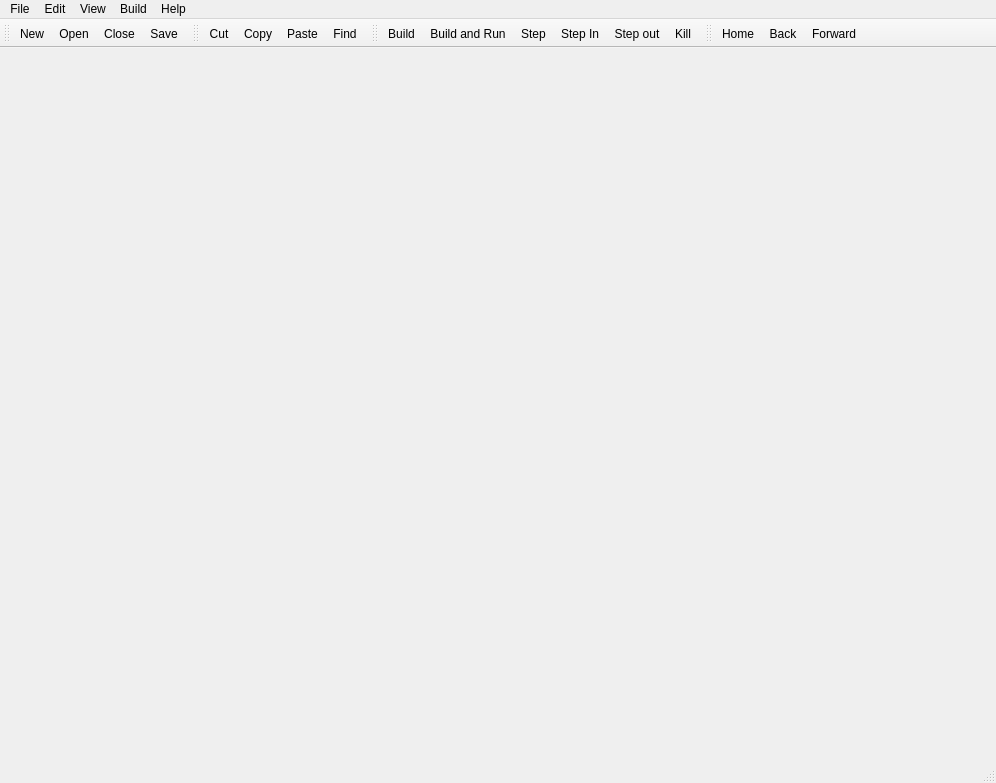
 <widget class="QMainWindow" name="MainWindow">
  <property name="geometry">
   <rect>
    <x>0</x>
    <y>0</y>
    <width>996</width>
    <height>783</height>
   </rect>
  </property>
  <property name="windowTitle">
   <string>Big Ted</string>
  </property>
  <property name="documentMode">
   <bool>false</bool>
  </property>
  <property name="dockOptions">
   <set>QMainWindow::AllowNestedDocks|QMainWindow::AllowTabbedDocks|QMainWindow::AnimatedDocks</set>
  </property>
  <widget class="QWidget" name="centralWidget">
   <layout class="QGridLayout" name="gridLayout_3"/>
  </widget>
  <widget class="QToolBar" name="fileToolBar">
   <property name="iconSize">
    <size>
     <width>24</width>
     <height>24</height>
    </size>
   </property>
   <attribute name="toolBarArea">
    <enum>TopToolBarArea</enum>
   </attribute>
   <attribute name="toolBarBreak">
    <bool>false</bool>
   </attribute>
   <addaction name="actionNew"/>
   <addaction name="actionOpen"/>
   <addaction name="actionClose"/>
   <addaction name="actionSave"/>
  </widget>
  <widget class="QStatusBar" name="statusBar"/>
  <widget class="QToolBar" name="editToolBar">
   <property name="windowTitle">
    <string>toolBar</string>
   </property>
   <attribute name="toolBarArea">
    <enum>TopToolBarArea</enum>
   </attribute>
   <attribute name="toolBarBreak">
    <bool>false</bool>
   </attribute>
   <addaction name="actionEditCut"/>
   <addaction name="actionEditCopy"/>
   <addaction name="actionEditPaste"/>
   <addaction name="actionEditFind"/>
  </widget>
  <widget class="QToolBar" name="buildToolBar">
   <property name="windowTitle">
    <string>toolBar</string>
   </property>
   <attribute name="toolBarArea">
    <enum>TopToolBarArea</enum>
   </attribute>
   <attribute name="toolBarBreak">
    <bool>false</bool>
   </attribute>
   <addaction name="actionBuildBuild"/>
   <addaction name="actionBuildRun"/>
   <addaction name="actionStep"/>
   <addaction name="actionStep_In"/>
   <addaction name="actionStep_Out"/>
   <addaction name="actionKill"/>
  </widget>
  <widget class="QToolBar" name="helpToolBar">
   <property name="windowTitle">
    <string>toolBar</string>
   </property>
   <attribute name="toolBarArea">
    <enum>TopToolBarArea</enum>
   </attribute>
   <attribute name="toolBarBreak">
    <bool>false</bool>
   </attribute>
   <addaction name="actionHelpHome"/>
   <addaction name="actionHelpBack"/>
   <addaction name="actionHelpForward"/>
  </widget>
  <widget class="QMenuBar" name="menuBar">
   <property name="geometry">
    <rect>
     <x>0</x>
     <y>0</y>
     <width>996</width>
     <height>21</height>
    </rect>
   </property>
   <widget class="QMenu" name="menuFile">
    <property name="title">
     <string>File</string>
    </property>
    <widget class="QMenu" name="menuRecent_Files">
     <property name="title">
      <string>Recent Files...</string>
     </property>
    </widget>
    <addaction name="actionNew"/>
    <addaction name="actionOpen"/>
    <addaction name="menuRecent_Files"/>
    <addaction name="separator"/>
    <addaction name="actionClose"/>
    <addaction name="actionClose_All"/>
    <addaction name="actionClose_Others"/>
    <addaction name="separator"/>
    <addaction name="actionSave"/>
    <addaction name="actionSave_As"/>
    <addaction name="actionSave_All"/>
    <addaction name="separator"/>
    <addaction name="actionFileNext"/>
    <addaction name="actionFilePrevious"/>
    <addaction name="separator"/>
    <addaction name="actionPrefs"/>
    <addaction name="separator"/>
    <addaction name="actionFileQuit"/>
   </widget>
   <widget class="QMenu" name="menuBuild">
    <property name="title">
     <string>Build</string>
    </property>
    <addaction name="actionBuildBuild"/>
    <addaction name="actionBuildRun"/>
    <addaction name="actionBuildCheck"/>
    <addaction name="actionBuildUpdate"/>
    <addaction name="separator"/>
    <addaction name="actionStep"/>
    <addaction name="actionStep_In"/>
    <addaction name="actionStep_Out"/>
    <addaction name="actionKill"/>
    <addaction name="separator"/>
    <addaction name="actionBuildTarget"/>
    <addaction name="actionBuildConfig"/>
    <addaction name="separator"/>
    <addaction name="actionLock_Build_File"/>
    <addaction name="actionUnlock_Build_File"/>
    <addaction name="separator"/>
    <addaction name="actionOpenProject"/>
   </widget>
   <widget class="QMenu" name="menuEdit">
    <property name="title">
     <string>Edit</string>
    </property>
    <addaction name="actionEditUndo"/>
    <addaction name="actionEditRedo"/>
    <addaction name="separator"/>
    <addaction name="actionEditCut"/>
    <addaction name="actionEditCopy"/>
    <addaction name="actionEditPaste"/>
    <addaction name="actionEditDelete"/>
    <addaction name="separator"/>
    <addaction name="actionEditSelectAll"/>
    <addaction name="separator"/>
    <addaction name="actionEditFind"/>
    <addaction name="actionEditFindNext"/>
    <addaction name="actionEditGoto"/>
    <addaction name="separator"/>
    <addaction name="actionEditFindInFiles"/>
   </widget>
   <widget class="QMenu" name="menuView">
    <property name="title">
     <string>View</string>
    </property>
    <widget class="QMenu" name="menuToolbars">
     <property name="title">
      <string>Toolbars</string>
     </property>
     <addaction name="actionViewFile"/>
     <addaction name="actionViewEdit"/>
     <addaction name="actionViewBuild"/>
     <addaction name="actionViewHelp"/>
    </widget>
    <widget class="QMenu" name="menuWindows">
     <property name="title">
      <string>Windows</string>
     </property>
     <addaction name="actionViewBrowser"/>
     <addaction name="actionViewConsole"/>
    </widget>
    <addaction name="menuToolbars"/>
    <addaction name="menuWindows"/>
   </widget>
   <widget class="QMenu" name="menuHelp">
    <property name="title">
     <string>Help</string>
    </property>
    <addaction name="actionHelpHome"/>
    <addaction name="actionHelpBack"/>
    <addaction name="actionHelpForward"/>
    <addaction name="separator"/>
    <addaction name="actionHelpQuickHelp"/>
    <addaction name="separator"/>
    <addaction name="actionHelpRebuild"/>
    <addaction name="separator"/>
    <addaction name="actionAbout"/>
   </widget>
   <addaction name="menuFile"/>
   <addaction name="menuEdit"/>
   <addaction name="menuView"/>
   <addaction name="menuBuild"/>
   <addaction name="menuHelp"/>
  </widget>
  <action name="actionOpen">
   <property name="icon">
    <iconset resource="resources.qrc">
     <normaloff>:/icons/Open.png</normaloff>:/icons/Open.png</iconset>
   </property>
   <property name="text">
    <string>Open...</string>
   </property>
   <property name="shortcut">
    <string>Ctrl+O</string>
   </property>
  </action>
  <action name="actionSave">
   <property name="icon">
    <iconset resource="resources.qrc">
     <normaloff>:/icons/Save.png</normaloff>:/icons/Save.png</iconset>
   </property>
   <property name="text">
    <string>Save</string>
   </property>
   <property name="shortcut">
    <string>Ctrl+S</string>
   </property>
  </action>
  <action name="actionSave_All">
   <property name="text">
    <string>Save All</string>
   </property>
   <property name="shortcut">
    <string>Ctrl+Shift+S</string>
   </property>
  </action>
  <action name="actionClose">
   <property name="icon">
    <iconset resource="resources.qrc">
     <normaloff>:/icons/Close.png</normaloff>:/icons/Close.png</iconset>
   </property>
   <property name="text">
    <string>Close</string>
   </property>
  </action>
  <action name="actionClose_All">
   <property name="text">
    <string>Close All</string>
   </property>
  </action>
  <action name="actionFileQuit">
   <property name="text">
    <string>Quit</string>
   </property>
  </action>
  <action name="actionBuildRun">
   <property name="icon">
    <iconset resource="resources.qrc">
     <normaloff>:/icons/Build-Run.png</normaloff>:/icons/Build-Run.png</iconset>
   </property>
   <property name="text">
    <string>Build and Run</string>
   </property>
   <property name="toolTip">
    <string>Build/Run</string>
   </property>
   <property name="shortcut">
    <string>F5</string>
   </property>
  </action>
  <action name="actionNew">
   <property name="icon">
    <iconset resource="resources.qrc">
     <normaloff>:/icons/New.png</normaloff>:/icons/New.png</iconset>
   </property>
   <property name="text">
    <string>New...</string>
   </property>
  </action>
  <action name="actionPrefs">
   <property name="text">
    <string>Options...</string>
   </property>
  </action>
  <action name="actionSave_As">
   <property name="text">
    <string>Save As...</string>
   </property>
  </action>
  <action name="actionStep">
   <property name="icon">
    <iconset resource="resources.qrc">
     <normaloff>:/icons/Step.png</normaloff>:/icons/Step.png</iconset>
   </property>
   <property name="text">
    <string>Step</string>
   </property>
  </action>
  <action name="actionKill">
   <property name="icon">
    <iconset resource="resources.qrc">
     <normaloff>:/icons/Stop.png</normaloff>:/icons/Stop.png</iconset>
   </property>
   <property name="text">
    <string>Kill</string>
   </property>
  </action>
  <action name="actionStep_In">
   <property name="icon">
    <iconset resource="resources.qrc">
     <normaloff>:/icons/Step-In.png</normaloff>:/icons/Step-In.png</iconset>
   </property>
   <property name="text">
    <string>Step In</string>
   </property>
  </action>
  <action name="actionStep_Out">
   <property name="icon">
    <iconset resource="resources.qrc">
     <normaloff>:/icons/Step-Out.png</normaloff>:/icons/Step-Out.png</iconset>
   </property>
   <property name="text">
    <string>Step out</string>
   </property>
  </action>
  <action name="actionEditFind">
   <property name="icon">
    <iconset resource="resources.qrc">
     <normaloff>:/icons/Find.png</normaloff>:/icons/Find.png</iconset>
   </property>
   <property name="text">
    <string>Find...</string>
   </property>
   <property name="shortcut">
    <string>Ctrl+F</string>
   </property>
  </action>
  <action name="actionEditUndo">
   <property name="text">
    <string>Undo</string>
   </property>
   <property name="shortcut">
    <string>Ctrl+Z</string>
   </property>
  </action>
  <action name="actionEditRedo">
   <property name="text">
    <string>Redo</string>
   </property>
   <property name="shortcut">
    <string>Ctrl+Y</string>
   </property>
  </action>
  <action name="actionEditCut">
   <property name="icon">
    <iconset resource="resources.qrc">
     <normaloff>:/icons/Cut.png</normaloff>:/icons/Cut.png</iconset>
   </property>
   <property name="text">
    <string>Cut</string>
   </property>
   <property name="shortcut">
    <string>Ctrl+X</string>
   </property>
  </action>
  <action name="actionEditCopy">
   <property name="icon">
    <iconset resource="resources.qrc">
     <normaloff>:/icons/Copy.png</normaloff>:/icons/Copy.png</iconset>
   </property>
   <property name="text">
    <string>Copy</string>
   </property>
   <property name="shortcut">
    <string>Ctrl+C</string>
   </property>
  </action>
  <action name="actionEditPaste">
   <property name="icon">
    <iconset resource="resources.qrc">
     <normaloff>:/icons/Paste.png</normaloff>:/icons/Paste.png</iconset>
   </property>
   <property name="text">
    <string>Paste</string>
   </property>
   <property name="shortcut">
    <string>Ctrl+V</string>
   </property>
  </action>
  <action name="actionEditDelete">
   <property name="text">
    <string>Delete</string>
   </property>
  </action>
  <action name="actionEditSelectAll">
   <property name="text">
    <string>Select All</string>
   </property>
   <property name="shortcut">
    <string>Ctrl+A</string>
   </property>
  </action>
  <action name="actionEditGoto">
   <property name="text">
    <string>Go to Line...</string>
   </property>
   <property name="shortcut">
    <string>Ctrl+G</string>
   </property>
  </action>
  <action name="actionHelpHome">
   <property name="icon">
    <iconset resource="resources.qrc">
     <normaloff>:/icons/Home.png</normaloff>:/icons/Home.png</iconset>
   </property>
   <property name="text">
    <string>Home</string>
   </property>
  </action>
  <action name="actionHelpBack">
   <property name="icon">
    <iconset resource="resources.qrc">
     <normaloff>:/icons/Back.png</normaloff>:/icons/Back.png</iconset>
   </property>
   <property name="text">
    <string>Back</string>
   </property>
  </action>
  <action name="actionHelpForward">
   <property name="icon">
    <iconset resource="resources.qrc">
     <normaloff>:/icons/Forward.png</normaloff>:/icons/Forward.png</iconset>
   </property>
   <property name="text">
    <string>Forward</string>
   </property>
  </action>
  <action name="actionViewFile">
   <property name="checkable">
    <bool>true</bool>
   </property>
   <property name="text">
    <string>File</string>
   </property>
  </action>
  <action name="actionViewEdit">
   <property name="checkable">
    <bool>true</bool>
   </property>
   <property name="text">
    <string>Edit</string>
   </property>
  </action>
  <action name="actionViewBuild">
   <property name="checkable">
    <bool>true</bool>
   </property>
   <property name="text">
    <string>Build</string>
   </property>
  </action>
  <action name="actionViewHelp">
   <property name="checkable">
    <bool>true</bool>
   </property>
   <property name="text">
    <string>Help</string>
   </property>
  </action>
  <action name="actionViewBrowser">
   <property name="checkable">
    <bool>true</bool>
   </property>
   <property name="text">
    <string>Browser</string>
   </property>
   <property name="shortcut">
    <string>Shift+Esc</string>
   </property>
  </action>
  <action name="actionViewConsole">
   <property name="checkable">
    <bool>true</bool>
   </property>
   <property name="text">
    <string>Console</string>
   </property>
   <property name="shortcut">
    <string>Esc</string>
   </property>
  </action>
  <action name="actionAbout">
   <property name="text">
    <string>About...</string>
   </property>
  </action>
  <action name="actionBuildTarget">
   <property name="text">
    <string>Build Target...</string>
   </property>
   <property name="toolTip">
    <string>Build Target</string>
   </property>
  </action>
  <action name="actionBuildConfig">
   <property name="text">
    <string>Build Config...</string>
   </property>
   <property name="toolTip">
    <string>Build Config</string>
   </property>
  </action>
  <action name="actionOpenProject">
   <property name="text">
    <string>Open project...</string>
   </property>
  </action>
  <action name="actionDeleteFile">
   <property name="text">
    <string>Delete...</string>
   </property>
  </action>
  <action name="actionRenameFile">
   <property name="text">
    <string>Rename...</string>
   </property>
  </action>
  <action name="actionCloseProject">
   <property name="text">
    <string>Close Project</string>
   </property>
  </action>
  <action name="actionSetActiveProject">
   <property name="text">
    <string>Set as Active Project</string>
   </property>
  </action>
  <action name="actionLock_Build_File">
   <property name="text">
    <string>Lock Build File</string>
   </property>
   <property name="shortcut">
    <string>Ctrl+L</string>
   </property>
  </action>
  <action name="actionUnlock_Build_File">
   <property name="text">
    <string>Unlock Build File</string>
   </property>
   <property name="shortcut">
    <string>Ctrl+Shift+L</string>
   </property>
  </action>
  <action name="action_empty">
   <property name="text">
    <string>&lt;empty&gt;</string>
   </property>
  </action>
  <action name="actionFileNext">
   <property name="text">
    <string>Next File</string>
   </property>
  </action>
  <action name="actionFilePrevious">
   <property name="text">
    <string>Previous File</string>
   </property>
  </action>
  <action name="actionEditFindNext">
   <property name="text">
    <string>Find Next</string>
   </property>
   <property name="shortcut">
    <string>F3</string>
   </property>
  </action>
  <action name="actionBuildBuild">
   <property name="icon">
    <iconset resource="resources.qrc">
     <normaloff>:/icons/Build.png</normaloff>:/icons/Build.png</iconset>
   </property>
   <property name="text">
    <string>Build</string>
   </property>
   <property name="shortcut">
    <string>F7</string>
   </property>
  </action>
  <action name="actionEditFindInFiles">
   <property name="text">
    <string>Find in files...</string>
   </property>
   <property name="toolTip">
    <string>Find in files</string>
   </property>
  </action>
  <action name="actionNewFile">
   <property name="text">
    <string>New File...</string>
   </property>
  </action>
  <action name="actionNewFolder">
   <property name="text">
    <string>New Folder...</string>
   </property>
  </action>
  <action name="actionOpen_on_Desktop">
   <property name="text">
    <string>Open on Desktop</string>
   </property>
  </action>
  <action name="actionHelpQuickHelp">
   <property name="text">
    <string>Quick Help</string>
   </property>
   <property name="shortcut">
    <string>F1</string>
   </property>
  </action>
  <action name="actionBuildCheck">
   <property name="text">
    <string>Check Source</string>
   </property>
   <property name="toolTip">
    <string>Check Source</string>
   </property>
   <property name="shortcut">
    <string>F6</string>
   </property>
  </action>
  <action name="actionBuildUpdate">
   <property name="text">
    <string>Update Target Project</string>
   </property>
   <property name="toolTip">
    <string>Update Target Project</string>
   </property>
   <property name="shortcut">
    <string>F8</string>
   </property>
  </action>
  <action name="actionClose_Others">
   <property name="text">
    <string>Close Others</string>
   </property>
  </action>
  <action name="actionHelpRebuild">
   <property name="text">
    <string>Rebuild Help</string>
   </property>
  </action>
 </widget>
